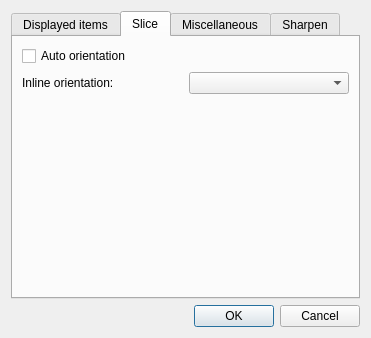
<?xml version="1.0" encoding="UTF-8"?>
<ui version="4.0">
 <class>sliceviewer::DisplayOptionsDialog</class>
 <widget class="QDialog" name="sliceviewer::DisplayOptionsDialog">
  <property name="geometry">
   <rect>
    <x>0</x>
    <y>0</y>
    <width>371</width>
    <height>338</height>
   </rect>
  </property>
  <property name="windowTitle">
   <string>Dialog</string>
  </property>
  <layout class="QVBoxLayout" name="verticalLayout_4">
   <item>
    <widget class="QTabWidget" name="tabWidget">
     <property name="currentIndex">
      <number>1</number>
     </property>
     <widget class="QWidget" name="tabDisplayedItems">
      <attribute name="title">
       <string>Displayed items</string>
      </attribute>
      <layout class="QVBoxLayout" name="verticalLayout">
       <item>
        <widget class="QCheckBox" name="cbDisplayVolumes">
         <property name="text">
          <string>Display volumes</string>
         </property>
        </widget>
       </item>
       <item>
        <widget class="QCheckBox" name="cbDisplayHorizons">
         <property name="text">
          <string>Display horizons</string>
         </property>
        </widget>
       </item>
       <item>
        <widget class="QCheckBox" name="cbDisplayWells">
         <property name="text">
          <string>Display wells</string>
         </property>
        </widget>
       </item>
       <item>
        <widget class="QCheckBox" name="cbDisplayMarkers">
         <property name="text">
          <string>Display markers</string>
         </property>
        </widget>
       </item>
       <item>
        <widget class="QCheckBox" name="cbDisplayTables">
         <property name="text">
          <string>DisplayTables</string>
         </property>
        </widget>
       </item>
       <item>
        <widget class="QCheckBox" name="cbDisplayLastViewed">
         <property name="text">
          <string>Display last viewed line</string>
         </property>
        </widget>
       </item>
       <item>
        <spacer name="verticalSpacer_2">
         <property name="orientation">
          <enum>Qt::Vertical</enum>
         </property>
         <property name="sizeHint" stdset="0">
          <size>
           <width>20</width>
           <height>40</height>
          </size>
         </property>
        </spacer>
       </item>
      </layout>
     </widget>
     <widget class="QWidget" name="tabSlice">
      <attribute name="title">
       <string>Slice</string>
      </attribute>
      <layout class="QVBoxLayout" name="verticalLayout_5">
       <item>
        <layout class="QGridLayout" name="gridLayout">
         <item row="0" column="0">
          <widget class="QCheckBox" name="cbAutoOrientation">
           <property name="text">
            <string>Auto orientation</string>
           </property>
          </widget>
         </item>
         <item row="1" column="1">
          <widget class="QComboBox" name="cbInlineOrientation"/>
         </item>
         <item row="1" column="0">
          <widget class="QLabel" name="label_5">
           <property name="text">
            <string>Inline orientation:</string>
           </property>
          </widget>
         </item>
        </layout>
       </item>
       <item>
        <spacer name="verticalSpacer_4">
         <property name="orientation">
          <enum>Qt::Vertical</enum>
         </property>
         <property name="sizeHint" stdset="0">
          <size>
           <width>20</width>
           <height>167</height>
          </size>
         </property>
        </spacer>
       </item>
      </layout>
     </widget>
     <widget class="QWidget" name="tabMiscellaneous">
      <attribute name="title">
       <string>Miscellaneous</string>
      </attribute>
      <layout class="QVBoxLayout" name="verticalLayout_2">
       <item>
        <layout class="QGridLayout" name="gridLayout_3">
         <item row="0" column="0">
          <widget class="QLabel" name="label">
           <property name="text">
            <string>Last viewed line color:</string>
           </property>
          </widget>
         </item>
         <item row="1" column="0">
          <widget class="QLabel" name="label_2">
           <property name="text">
            <string>Well visibility distance (lines):</string>
           </property>
          </widget>
         </item>
         <item row="0" column="1">
          <widget class="ColorButton" name="cbLastViewedColor">
           <property name="text">
            <string/>
           </property>
          </widget>
         </item>
         <item row="1" column="1">
          <widget class="QSpinBox" name="sbWellVisibilityDistance">
           <property name="maximum">
            <number>999999</number>
           </property>
          </widget>
         </item>
         <item row="0" column="2">
          <spacer name="horizontalSpacer">
           <property name="orientation">
            <enum>Qt::Horizontal</enum>
           </property>
           <property name="sizeHint" stdset="0">
            <size>
             <width>40</width>
             <height>20</height>
            </size>
           </property>
          </spacer>
         </item>
         <item row="2" column="0">
          <widget class="QCheckBox" name="cbAntiAliasing">
           <property name="text">
            <string>Anti Aliasing</string>
           </property>
          </widget>
         </item>
        </layout>
       </item>
       <item>
        <spacer name="verticalSpacer">
         <property name="orientation">
          <enum>Qt::Vertical</enum>
         </property>
         <property name="sizeHint" stdset="0">
          <size>
           <width>20</width>
           <height>160</height>
          </size>
         </property>
        </spacer>
       </item>
      </layout>
     </widget>
     <widget class="QWidget" name="tabSharpen">
      <attribute name="title">
       <string>Sharpen</string>
      </attribute>
      <layout class="QVBoxLayout" name="verticalLayout_3">
       <item>
        <layout class="QGridLayout" name="gridLayout_4">
         <item row="0" column="0" colspan="2">
          <widget class="QCheckBox" name="cbSharpen">
           <property name="text">
            <string>Sharpen</string>
           </property>
          </widget>
         </item>
         <item row="1" column="0">
          <widget class="QLabel" name="label_3">
           <property name="text">
            <string>Filter size:</string>
           </property>
          </widget>
         </item>
         <item row="1" column="1">
          <widget class="QSpinBox" name="sbFilterSize">
           <property name="minimum">
            <number>3</number>
           </property>
           <property name="maximum">
            <number>9</number>
           </property>
           <property name="singleStep">
            <number>2</number>
           </property>
          </widget>
         </item>
         <item row="1" column="2">
          <spacer name="horizontalSpacer_2">
           <property name="orientation">
            <enum>Qt::Horizontal</enum>
           </property>
           <property name="sizeHint" stdset="0">
            <size>
             <width>40</width>
             <height>20</height>
            </size>
           </property>
          </spacer>
         </item>
         <item row="2" column="0">
          <widget class="QLabel" name="label_4">
           <property name="text">
            <string>Filter Strength:</string>
           </property>
          </widget>
         </item>
         <item row="2" column="1">
          <widget class="QSpinBox" name="sbFilterStrength">
           <property name="maximum">
            <number>100</number>
           </property>
          </widget>
         </item>
        </layout>
       </item>
       <item>
        <spacer name="verticalSpacer_3">
         <property name="orientation">
          <enum>Qt::Vertical</enum>
         </property>
         <property name="sizeHint" stdset="0">
          <size>
           <width>20</width>
           <height>127</height>
          </size>
         </property>
        </spacer>
       </item>
      </layout>
     </widget>
    </widget>
   </item>
   <item>
    <widget class="QDialogButtonBox" name="buttonBox">
     <property name="orientation">
      <enum>Qt::Horizontal</enum>
     </property>
     <property name="standardButtons">
      <set>QDialogButtonBox::Cancel|QDialogButtonBox::Ok</set>
     </property>
    </widget>
   </item>
  </layout>
 </widget>
 <customwidgets>
  <customwidget>
   <class>ColorButton</class>
   <extends>QPushButton</extends>
   <header location="global">colorbutton.h</header>
  </customwidget>
 </customwidgets>
 <resources/>
 <connections>
  <connection>
   <sender>buttonBox</sender>
   <signal>accepted()</signal>
   <receiver>sliceviewer::DisplayOptionsDialog</receiver>
   <slot>accept()</slot>
   <hints>
    <hint type="sourcelabel">
     <x>248</x>
     <y>254</y>
    </hint>
    <hint type="destinationlabel">
     <x>157</x>
     <y>274</y>
    </hint>
   </hints>
  </connection>
  <connection>
   <sender>buttonBox</sender>
   <signal>rejected()</signal>
   <receiver>sliceviewer::DisplayOptionsDialog</receiver>
   <slot>reject()</slot>
   <hints>
    <hint type="sourcelabel">
     <x>316</x>
     <y>260</y>
    </hint>
    <hint type="destinationlabel">
     <x>286</x>
     <y>274</y>
    </hint>
   </hints>
  </connection>
 </connections>
</ui>
